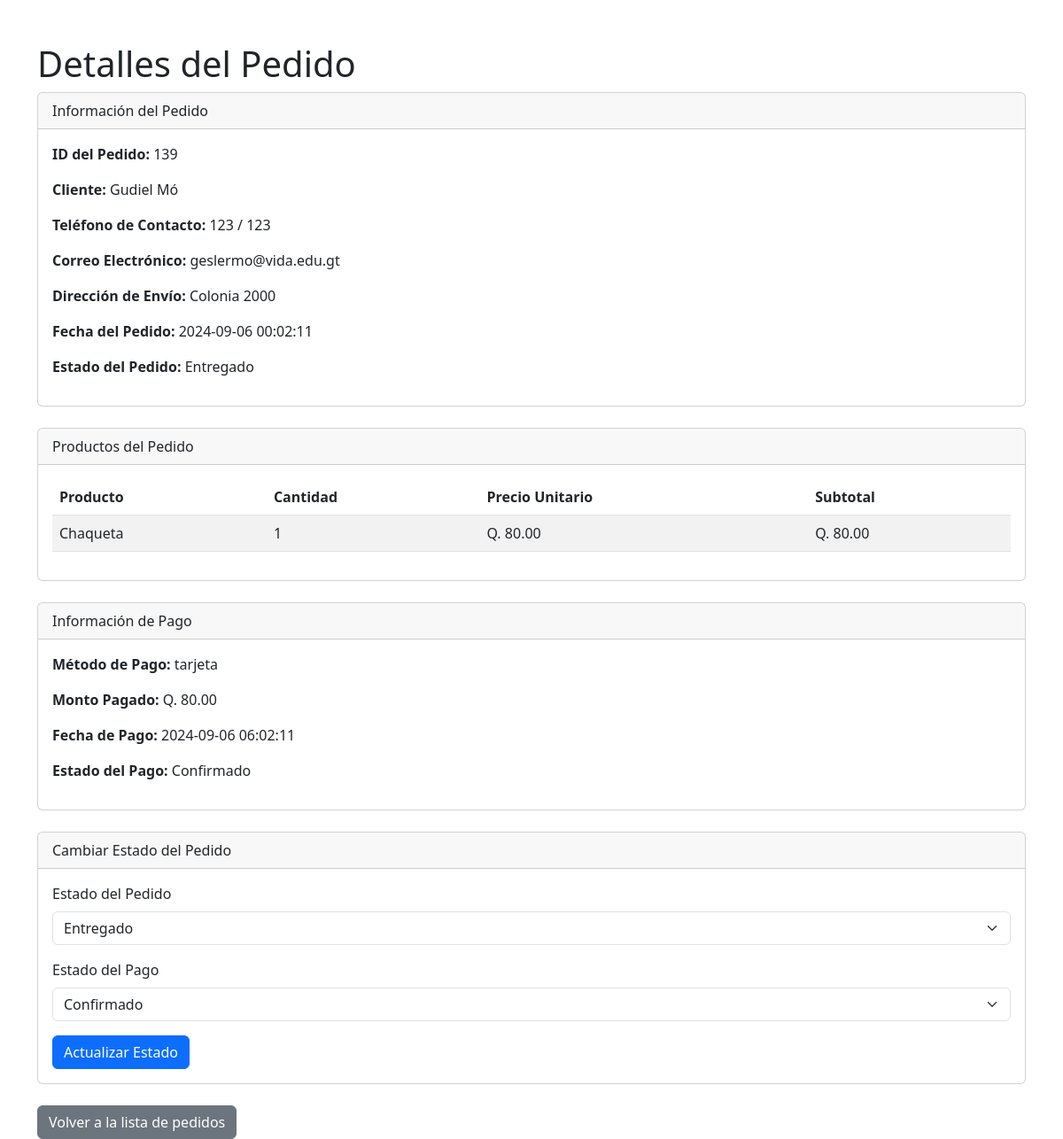
The app's page /public/admin/detalle_pedido.php?id_pedido=139 (signed in), older data.
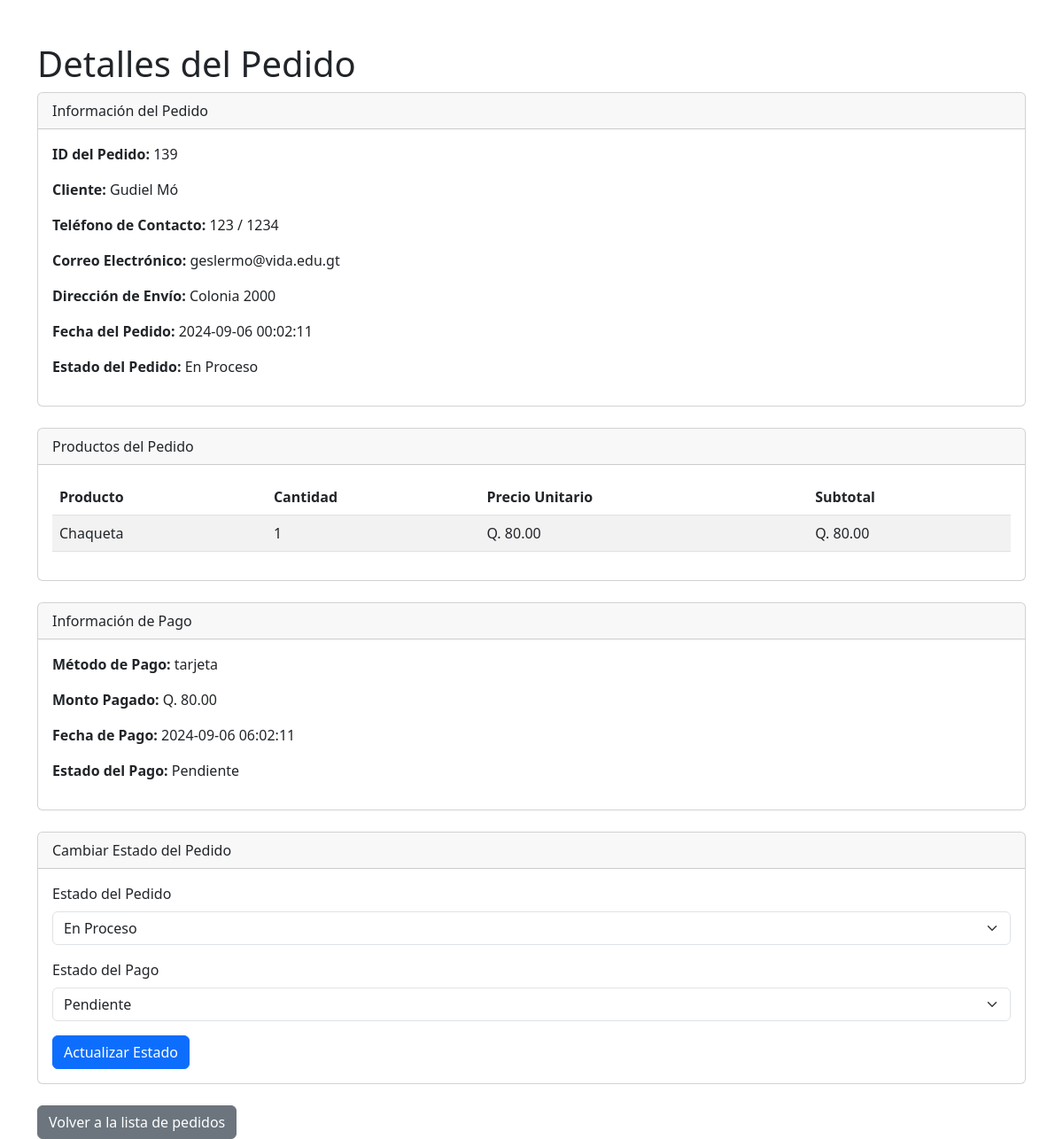
The same page, newer data.
### tables this page shows
CREATE TABLE `pedido` (
  `id_pedido` int(11) NOT NULL AUTO_INCREMENT,
  `id_cliente` int(11) NOT NULL,
  `id_vendedor` int(11) DEFAULT NULL,
  `fecha_pedido` datetime NOT NULL,
  `fecha_limite` datetime DEFAULT NULL,
  `estado_pedido` varchar(50) NOT NULL,
  `direccion_envio` text DEFAULT NULL,
  `telefono_contacto` varchar(20) DEFAULT NULL,
  PRIMARY KEY (`id_pedido`)
);

CREATE TABLE `cliente` (
  `id_cliente` int(11) NOT NULL AUTO_INCREMENT,
  `NIT` varchar(20) DEFAULT NULL,
  `nombre1` varchar(255) NOT NULL,
  `nombre2` varchar(255) DEFAULT NULL,
  `nombre3` varchar(255) DEFAULT NULL,
  `apellido1` varchar(255) NOT NULL,
  `apellido2` varchar(255) DEFAULT NULL,
  `correo` varchar(255) NOT NULL,
  `contrasena` varchar(255) NOT NULL,
  `telefono1` varchar(20) DEFAULT NULL,
  `telefono2` varchar(20) DEFAULT NULL,
  `id_direccion` int(11) DEFAULT NULL,
  `id_estado_usuario` int(11) DEFAULT NULL,
  `token_activacion` varchar(255) DEFAULT NULL,
  `token_recuperacion` varchar(255) DEFAULT NULL,
  `fecha_creacion` timestamp NOT NULL DEFAULT current_timestamp(),
  PRIMARY KEY (`id_cliente`),
  KEY `id_direccion` (`id_direccion`),
  KEY `id_estado_usuario` (`id_estado_usuario`),
  CONSTRAINT `cliente_ibfk_1` FOREIGN KEY (`id_direccion`) REFERENCES `direccion` (`id_direccion`),
  CONSTRAINT `cliente_ibfk_2` FOREIGN KEY (`id_estado_usuario`) REFERENCES `estado_usuario` (`id_estado_usuario`)
);

CREATE TABLE `detalle_pedido` (
  `id_detalle_pedido` int(11) NOT NULL AUTO_INCREMENT,
  `id_pedido` int(11) NOT NULL,
  `id_producto` int(11) NOT NULL,
  `id_emprendedor` int(11) NOT NULL,
  `cantidad` int(11) NOT NULL,
  `precio_unitario` decimal(10,2) NOT NULL,
  `subtotal` decimal(10,2) NOT NULL,
  `nombre_producto` varchar(255) DEFAULT NULL,
  `factura_emprendedor` varchar(255) DEFAULT NULL,
  PRIMARY KEY (`id_detalle_pedido`)
);

CREATE TABLE `producto` (
  `id_producto` int(11) NOT NULL AUTO_INCREMENT,
  `id_negocio` int(11) DEFAULT NULL,
  `id_categoria` int(11) DEFAULT NULL,
  `nombre_producto` varchar(255) NOT NULL,
  `descripcion` text DEFAULT NULL,
  `costo` decimal(10,0) NOT NULL,
  `precio` decimal(10,2) NOT NULL,
  `stock` int(11) NOT NULL,
  `imagen` varchar(255) DEFAULT NULL,
  `estado` varchar(50) NOT NULL,
  `fecha_actualizacion` timestamp NOT NULL DEFAULT current_timestamp() ON UPDATE current_timestamp(),
  `id_emprendedor` int(11) NOT NULL,
  PRIMARY KEY (`id_producto`),
  KEY `id_negocio` (`id_negocio`),
  KEY `id_categoria` (`id_categoria`),
  KEY `fk_producto_emprendedor` (`id_emprendedor`),
  CONSTRAINT `fk_producto_emprendedor` FOREIGN KEY (`id_emprendedor`) REFERENCES `emprendedor` (`id_emprendedor`) ON DELETE CASCADE ON UPDATE CASCADE,
  CONSTRAINT `producto_ibfk_1` FOREIGN KEY (`id_negocio`) REFERENCES `negocio` (`id_negocio`),
  CONSTRAINT `producto_ibfk_2` FOREIGN KEY (`id_categoria`) REFERENCES `categoria` (`id_categoria`)
);

CREATE TABLE `pago` (
  `id_pago` int(11) NOT NULL AUTO_INCREMENT,
  `id_pedido` int(11) DEFAULT NULL,
  `metodo_pago` varchar(255) DEFAULT NULL,
  `monto` decimal(10,2) NOT NULL,
  `fecha_pago` timestamp NOT NULL DEFAULT current_timestamp(),
  `estado_pago` varchar(50) DEFAULT NULL,
  `imagen_comprobante` varchar(255) DEFAULT NULL,
  `id_factura` int(11) DEFAULT NULL,
  PRIMARY KEY (`id_pago`),
  KEY `fk_pago_pedido` (`id_pedido`),
  KEY `fk_pago_factura` (`id_factura`),
  CONSTRAINT `fk_pago_factura` FOREIGN KEY (`id_factura`) REFERENCES `factura` (`id_factura`) ON DELETE SET NULL,
  CONSTRAINT `fk_pago_pedido` FOREIGN KEY (`id_pedido`) REFERENCES `pedido` (`id_pedido`) ON DELETE CASCADE
);

### public/admin/detalle_pedido.php (the view, shortened to what this page needs)
<?php
$database = new Database();
$db = $database->getConnection();
$id_pedido = isset($_GET['id_pedido']) ? htmlspecialchars(strip_tags($_GET['id_pedido'])) : die('ID de pedido no especificado.');
$query_pedido = "SELECT p.*, c.nombre1 AS nombre_cliente, c.apellido1 AS apellido_cliente, c.telefono1, c.telefono2, c.correo
                 FROM pedido p
                 JOIN cliente c ON p.id_cliente = c.id_cliente
                 WHERE p.id_pedido = :id_pedido";
$stmt_pedido = $db->prepare($query_pedido);
$stmt_pedido->bindParam(':id_pedido', $id_pedido);
$stmt_pedido->execute();
$pedido = $stmt_pedido->fetch(PDO::FETCH_ASSOC);
$query_detalle = "SELECT dp.*, p.nombre_producto, p.precio
                  FROM detalle_pedido dp
                  JOIN producto p ON dp.id_producto = p.id_producto
                  WHERE dp.id_pedido = :id_pedido";
$stmt_detalle = $db->prepare($query_detalle);
$stmt_detalle->bindParam(':id_pedido', $id_pedido);
$stmt_detalle->execute();
$detalles_pedido = $stmt_detalle->fetchAll(PDO::FETCH_ASSOC);
$query_pago = "SELECT * FROM pago WHERE id_pedido = :id_pedido";
$stmt_pago = $db->prepare($query_pago);
$stmt_pago->bindParam(':id_pedido', $id_pedido);
$stmt_pago->execute();
$pago = $stmt_pago->fetch(PDO::FETCH_ASSOC);
?>
<!DOCTYPE html>
<html lang="es">
<head>
    <link href="https://cdn.jsdelivr.net/npm/bootstrap@5.3.0/dist/css/bootstrap.min.css" rel="stylesheet">
</head>
<body>
    <div class="container mt-5">
        <h1>Detalles del Pedido</h1>
        <div class="card mb-4">
            <div class="card-header">Información del Pedido</div>
            <div class="card-body">
                <p><strong>ID del Pedido:</strong> <?php echo htmlspecialchars($pedido['id_pedido']); ?></p>
                <p><strong>Cliente:</strong> <?php echo htmlspecialchars($pedido['nombre_cliente'] . ' ' . $pedido['apellido_cliente']); ?></p>
                <p><strong>Teléfono de Contacto:</strong> <?php echo htmlspecialchars($pedido['telefono1']) . ' / ' . htmlspecialchars($pedido['telefono2']); ?></p>
                <p><strong>Correo Electrónico:</strong> <?php echo htmlspecialchars($pedido['correo']); ?></p>
                <p><strong>Dirección de Envío:</strong> <?php echo htmlspecialchars($pedido['direccion_envio']); ?></p>
                <p><strong>Fecha del Pedido:</strong> <?php echo htmlspecialchars($pedido['fecha_pedido']); ?></p>
                <p><strong>Estado del Pedido:</strong> <?php echo htmlspecialchars($pedido['estado_pedido']); ?></p>
            </div>
        </div>
        <div class="card mb-4">
            <div class="card-header">Productos del Pedido</div>
            <div class="card-body">
                <table class="table table-striped">
                    <thead>
                        <tr>
                            <th>Producto</th>
                            <th>Cantidad</th>
                            <th>Precio Unitario</th>
                            <th>Subtotal</th>
                        </tr>
                    </thead>
                    <tbody>
                        <?php foreach ($detalles_pedido as $detalle): ?>
                            <tr>
                                <td><?php echo htmlspecialchars($detalle['nombre_producto']); ?></td>
                                <td><?php echo htmlspecialchars($detalle['cantidad']); ?></td>
                                <td>Q. <?php echo number_format($detalle['precio_unitario'], 2); ?></td>
                                <td>Q. <?php echo number_format($detalle['subtotal'], 2); ?></td>
                            </tr>
                        <?php endforeach; ?>
                    </tbody>
                </table>
            </div>
        </div>
        <div class="card mb-4">
            <div class="card-header">Información de Pago</div>
            <div class="card-body">
                <?php if ($pago): ?>
                    <p><strong>Método de Pago:</strong> <?php echo htmlspecialchars($pago['metodo_pago']); ?></p>
                    <p><strong>Monto Pagado:</strong> Q. <?php echo number_format($pago['monto'], 2); ?></p>
                    <p><strong>Fecha de Pago:</strong> <?php echo htmlspecialchars($pago['fecha_pago']); ?></p>
                    <p><strong>Estado del Pago:</strong> <?php echo htmlspecialchars($pago['estado_pago']); ?></p>
                <?php else: ?>
                    <p>No se ha realizado el pago para este pedido.</p>
                <?php endif; ?>
            </div>
        </div>
        <div class="card mb-4">
            <div class="card-header">Cambiar Estado del Pedido</div>
            <div class="card-body">
                <form action="cambiar_estado_pedido.php" method="POST">
                    <div class="mb-3">
                        <label for="estado_pedido" class="form-label">Estado del Pedido</label>
                        <select id="estado_pedido" name="estado_pedido" class="form-select">
                            <option value="En Proceso" <?php if ($pedido['estado_pedido'] == 'En Proceso') echo 'selected'; ?>>En Proceso</option>
                            <option value="Entregado" <?php if ($pedido['estado_pedido'] == 'Entregado') echo 'selected'; ?>>Entregado</option>
                        </select>
                    </div>
                    <div class="mb-3">
                        <label for="estado_pago" class="form-label">Estado del Pago</label>
                        <select id="estado_pago" name="estado_pago" class="form-select">
                            <option value="Pendiente" <?php if ($pago['estado_pago'] == 'Pendiente') echo 'selected'; ?>>Pendiente</option>
                            <option value="Confirmado" <?php if ($pago['estado_pago'] == 'Confirmado') echo 'selected'; ?>>Confirmado</option>
                        </select>
                    </div>
                    <button type="submit" class="btn btn-primary">Actualizar Estado</button>
                </form>
            </div>
        </div>
        <a href="gestion_pedidos.php" class="btn btn-secondary">Volver a la lista de pedidos</a>
    </div>
</body>
</html>

Row changes from the older to the newer data that the page shows:
changed pedido "Gudiel Mó": id_cliente.telefono2 "123" → "1234"; estado_pedido "Entregado" → "En Proceso"
changed pago "tarjeta": estado_pago "Confirmado" → "Pendiente"
